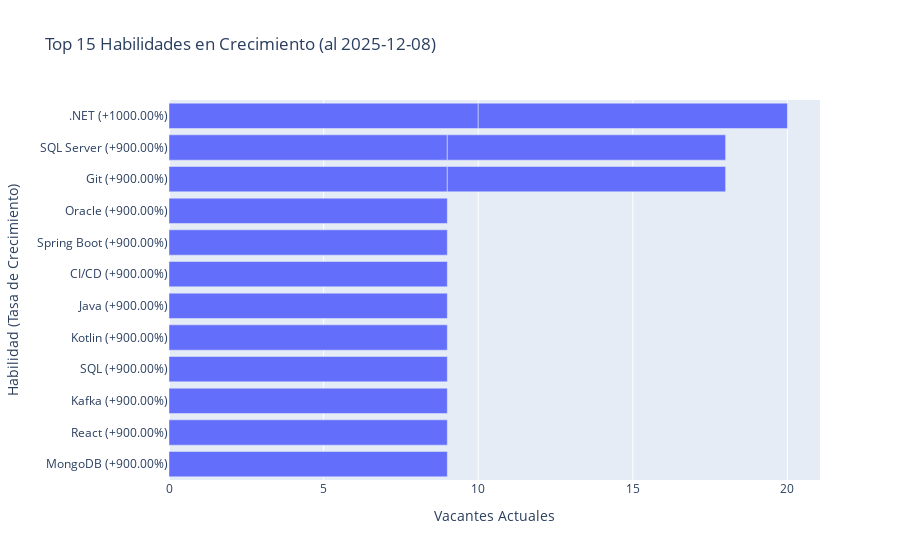

The code cell stored with this chart in its notebook:
### Markdown cell above
### 3.5. Tendencias de Habilidades (Desde la tabla `trends`)

Aquí usamos los datos pre-calculados de la tabla `trends` para ver las habilidades en crecimiento.

### Code cell
if not df_trends.empty:
    # Tomar las tendencias más recientes (del último día de análisis)
    latest_analysis_date = df_trends['date'].max()
    latest_trends = df_trends[df_trends['date'] == latest_analysis_date]

    growing_skills_trend = latest_trends[latest_trends['metric_name'] == 'growing_skill'].sort_values('count', ascending=False)
    
    if not growing_skills_trend.empty:
        fig = px.bar(growing_skills_trend.head(15), x='count', y='metric_value', orientation='h',
                     title=f'Top 15 Habilidades en Crecimiento (al {latest_analysis_date.strftime("%Y-%m-%d")})',
                     labels={'count': 'Vacantes Actuales', 'metric_value': 'Habilidad (Tasa de Crecimiento)'},
                     color_continuous_scale=px.colors.sequential.Greens)
        fig.update_layout(yaxis={'categoryorder':'total ascending'})
        fig.show()
    else:
        print("No hay datos de habilidades en crecimiento en la tabla de tendencias.")
else:
    print("La tabla de tendencias está vacía. Ejecuta el análisis de tendencias con `python main.py --analyze-trends`.")

### Figure 1 — Plotly figure (JSON) as saved in the notebook; plotly's stock layout.template omitted (floating-point values rounded to 4 significant figures)
{"data": [{"hovertemplate": "Vacantes Actuales=%{x}<br>Habilidad (Tasa de Crecimiento)=%{y}<extra></extra>", "legendgroup": "", "marker": {"color": "#636efa", "pattern": {"shape": ""}}, "name": "", "orientation": "h", "showlegend": false, "textposition": "auto", "type": "bar", "x": [10, 10, 9, 9, 9, 9, 9, 9, 9, 9, 9, 9, 9, 9, 9], "xaxis": "x", "y": [".NET (+1000.00%)", ".NET (+1000.00%)", "MongoDB (+900.00%)", "React (+900.00%)", "Git (+900.00%)", "Kafka (+900.00%)", "SQL Server (+900.00%)", "SQL (+900.00%)", "Kotlin (+900.00%)", "Java (+900.00%)", "CI/CD (+900.00%)", "Git (+900.00%)", "Spring Boot (+900.00%)", "Oracle (+900.00%)", "SQL Server (+900.00%)"], "yaxis": "y"}], "layout": {"barmode": "relative", "legend": {"tracegroupgap": 0}, "title": {"text": "Top 15 Habilidades en Crecimiento (al 2025-12-08)"}, "xaxis": {"anchor": "y", "domain": [0, 1], "title": {"text": "Vacantes Actuales"}}, "yaxis": {"anchor": "x", "categoryorder": "total ascending", "domain": [0, 1], "title": {"text": "Habilidad (Tasa de Crecimiento)"}}}}
